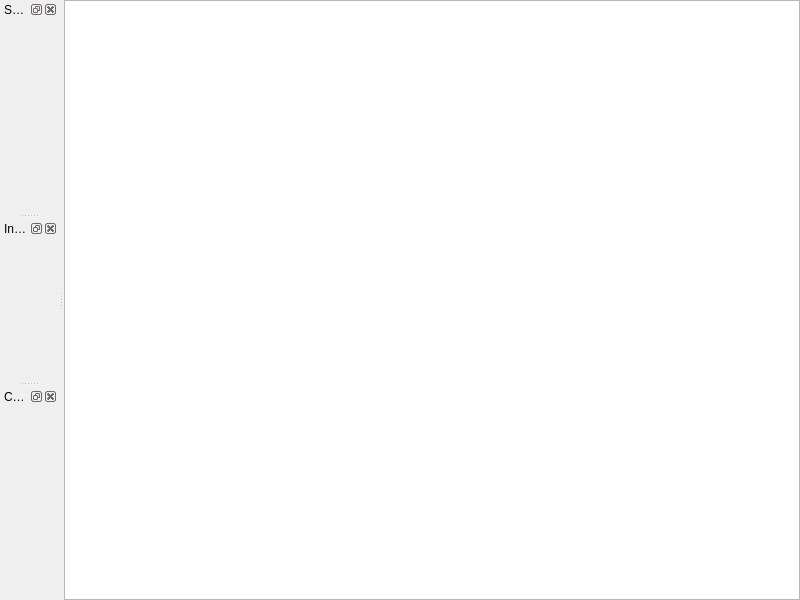
<?xml version="1.0" encoding="UTF-8"?>
<ui version="4.0">
 <class>MainWindow</class>
 <widget class="QMainWindow" name="MainWindow">
  <property name="geometry">
   <rect>
    <x>0</x>
    <y>0</y>
    <width>800</width>
    <height>600</height>
   </rect>
  </property>
  <property name="windowTitle">
   <string>Help Browser</string>
  </property>
  <property name="windowIcon">
   <iconset resource="../../../qrc/at_rc.qrc">
    <normaloff>:/oxygen/system-help.png</normaloff>:/oxygen/system-help.png</iconset>
  </property>
  <widget class="QWidget" name="centralwidget">
   <layout class="QHBoxLayout" name="horizontalLayout">
    <property name="spacing">
     <number>0</number>
    </property>
    <property name="margin">
     <number>0</number>
    </property>
    <item>
     <widget class="QTextBrowser" name="textBrowser"/>
    </item>
   </layout>
  </widget>
  <widget class="QDockWidget" name="searchDock">
   <property name="sizePolicy">
    <sizepolicy hsizetype="MinimumExpanding" vsizetype="Preferred">
     <horstretch>0</horstretch>
     <verstretch>0</verstretch>
    </sizepolicy>
   </property>
   <property name="maximumSize">
    <size>
     <width>250</width>
     <height>524287</height>
    </size>
   </property>
   <property name="windowTitle">
    <string>Search</string>
   </property>
   <attribute name="dockWidgetArea">
    <number>1</number>
   </attribute>
   <widget class="QWidget" name="dockWidgetContents_2">
    <property name="sizePolicy">
     <sizepolicy hsizetype="MinimumExpanding" vsizetype="Preferred">
      <horstretch>0</horstretch>
      <verstretch>0</verstretch>
     </sizepolicy>
    </property>
    <layout class="QVBoxLayout" name="verticalLayout">
     <property name="spacing">
      <number>3</number>
     </property>
     <property name="margin">
      <number>3</number>
     </property>
    </layout>
   </widget>
  </widget>
  <widget class="QDockWidget" name="indexDock">
   <property name="sizePolicy">
    <sizepolicy hsizetype="MinimumExpanding" vsizetype="Preferred">
     <horstretch>0</horstretch>
     <verstretch>0</verstretch>
    </sizepolicy>
   </property>
   <property name="maximumSize">
    <size>
     <width>250</width>
     <height>524287</height>
    </size>
   </property>
   <property name="floating">
    <bool>false</bool>
   </property>
   <property name="windowTitle">
    <string>Index</string>
   </property>
   <attribute name="dockWidgetArea">
    <number>1</number>
   </attribute>
   <widget class="QWidget" name="dockWidgetContents_3">
    <property name="sizePolicy">
     <sizepolicy hsizetype="MinimumExpanding" vsizetype="Preferred">
      <horstretch>0</horstretch>
      <verstretch>0</verstretch>
     </sizepolicy>
    </property>
   </widget>
  </widget>
  <widget class="QDockWidget" name="contentDock">
   <property name="sizePolicy">
    <sizepolicy hsizetype="MinimumExpanding" vsizetype="Preferred">
     <horstretch>0</horstretch>
     <verstretch>0</verstretch>
    </sizepolicy>
   </property>
   <property name="maximumSize">
    <size>
     <width>250</width>
     <height>524287</height>
    </size>
   </property>
   <property name="floating">
    <bool>false</bool>
   </property>
   <property name="windowTitle">
    <string>Content</string>
   </property>
   <attribute name="dockWidgetArea">
    <number>1</number>
   </attribute>
   <widget class="QWidget" name="dockWigetContents">
    <property name="sizePolicy">
     <sizepolicy hsizetype="MinimumExpanding" vsizetype="Preferred">
      <horstretch>0</horstretch>
      <verstretch>0</verstretch>
     </sizepolicy>
    </property>
    <layout class="QHBoxLayout" name="horizontalLayout_2">
     <property name="spacing">
      <number>3</number>
     </property>
     <property name="margin">
      <number>3</number>
     </property>
    </layout>
   </widget>
  </widget>
 </widget>
 <resources>
  <include location="../../../qrc/at_rc.qrc"/>
 </resources>
 <connections/>
</ui>
